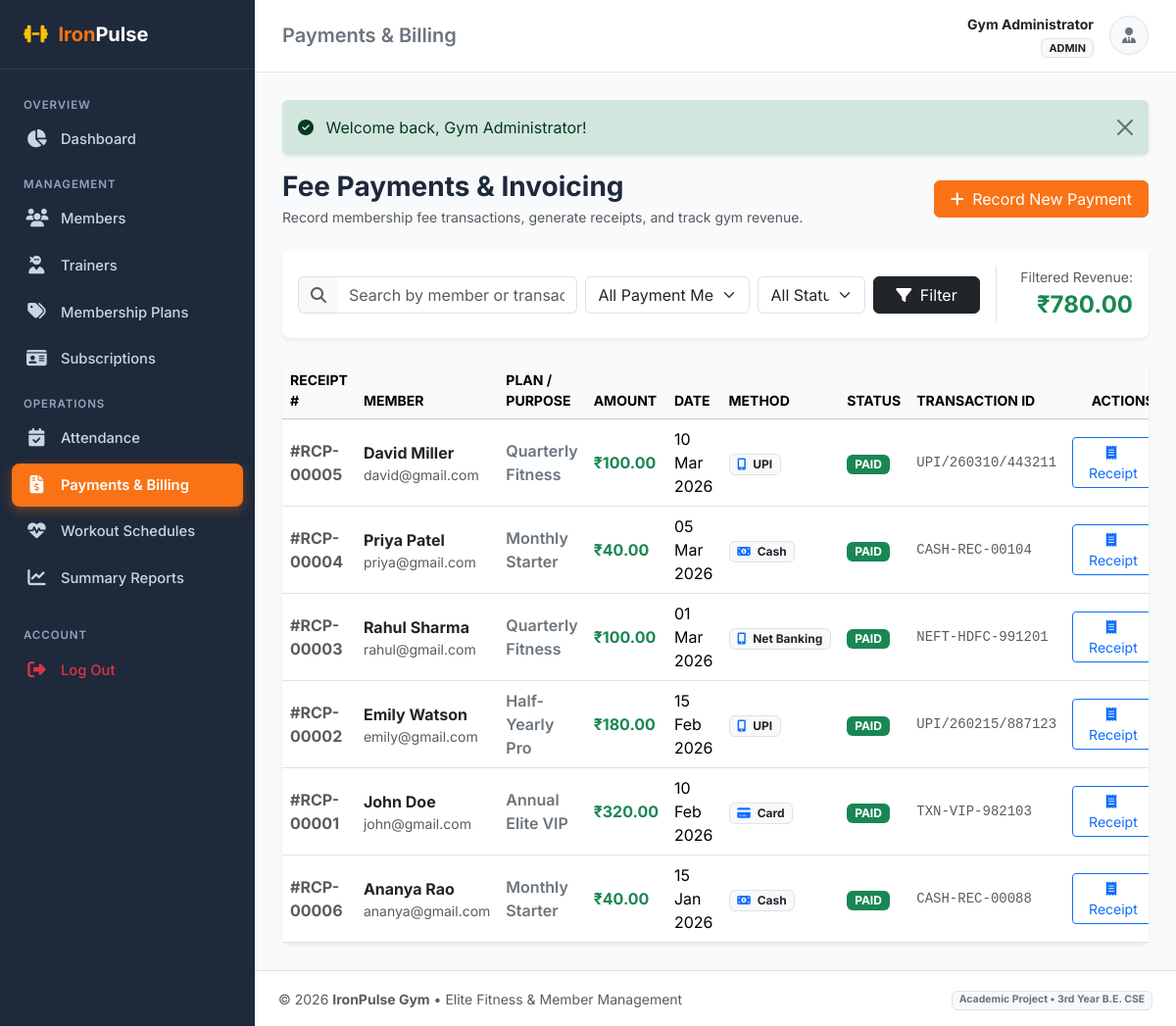
/admin/payments.php (signed in), run on the app's committed database.
### tables this page shows
CREATE TABLE `payments` (
    `id` INT AUTO_INCREMENT PRIMARY KEY,
    `member_id` INT NOT NULL,
    `membership_id` INT DEFAULT NULL,
    `amount` DECIMAL(10,2) NOT NULL,
    `payment_date` DATE NOT NULL,
    `payment_method` ENUM('Cash', 'Card', 'UPI', 'Net Banking') NOT NULL DEFAULT 'Cash',
    `payment_status` ENUM('Paid', 'Pending', 'Failed') NOT NULL DEFAULT 'Paid',
    `transaction_id` VARCHAR(100) DEFAULT NULL,
    `notes` TEXT DEFAULT NULL,
    `created_at` TIMESTAMP DEFAULT CURRENT_TIMESTAMP,
    CONSTRAINT `fk_payments_member` FOREIGN KEY (`member_id`) 
        REFERENCES `members` (`id`) ON DELETE CASCADE ON UPDATE CASCADE,
    CONSTRAINT `fk_payments_membership` FOREIGN KEY (`membership_id`) 
        REFERENCES `memberships` (`id`) ON DELETE SET NULL ON UPDATE CASCADE
);

CREATE TABLE `users` (
    `id` INT AUTO_INCREMENT PRIMARY KEY,
    `name` VARCHAR(100) NOT NULL,
    `email` VARCHAR(120) NOT NULL UNIQUE,
    `password` VARCHAR(255) NOT NULL,
    `role` ENUM('admin', 'trainer', 'member') NOT NULL DEFAULT 'member',
    `phone` VARCHAR(20) DEFAULT NULL,
    `status` ENUM('active', 'inactive') NOT NULL DEFAULT 'active',
    `created_at` TIMESTAMP DEFAULT CURRENT_TIMESTAMP,
    `updated_at` TIMESTAMP DEFAULT CURRENT_TIMESTAMP ON UPDATE CURRENT_TIMESTAMP
);

CREATE TABLE `membership_plans` (
    `id` INT AUTO_INCREMENT PRIMARY KEY,
    `plan_name` VARCHAR(100) NOT NULL,
    `duration_days` INT NOT NULL COMMENT 'Duration in number of days',
    `price` DECIMAL(10,2) NOT NULL,
    `description` TEXT DEFAULT NULL,
    `status` ENUM('active', 'inactive') NOT NULL DEFAULT 'active',
    `created_at` TIMESTAMP DEFAULT CURRENT_TIMESTAMP
);

### admin/payments.php (the view, shortened to what this page needs)
<?php
require_once __DIR__ . '/../includes/functions.php';
$pdo = get_db_connection();
$search = trim($_GET['search'] ?? '');
$methodFilter = trim($_GET['method'] ?? 'all');
$statusFilter = trim($_GET['status'] ?? 'all');
$sql = "
    SELECT p.*, u.name AS member_name, u.email AS member_email, u.phone AS member_phone,
           mp.plan_name
    FROM payments p
    JOIN members m ON p.member_id = m.id
    JOIN users u ON m.user_id = u.id
    LEFT JOIN memberships ms ON p.membership_id = ms.id
    LEFT JOIN membership_plans mp ON ms.plan_id = mp.id
    WHERE 1=1
";
$params = [];
$sql .= " ORDER BY p.payment_date DESC, p.id DESC";
$stmt = $pdo->prepare($sql);
$stmt->execute($params);
$payments = $stmt->fetchAll();
$totalRevenue = 0;
foreach ($payments as $pay) {
    if ($pay['payment_status'] === 'Paid') {
        $totalRevenue += (float)$pay['amount'];
    }
}
include __DIR__ . '/../includes/header.php';
?>
<div class="d-flex flex-column flex-md-row justify-content-between align-items-md-center mb-4 gap-3">
    <div>
        <h3 class="fw-bold mb-1">Fee Payments & Invoicing</h3>
        <p class="text-muted small mb-0">Record membership fee transactions, generate receipts, and track gym revenue.</p>
    </div>
    <div class="d-flex gap-2">
        <a href="<?= BASE_URL ?>/admin/payment_add.php" class="btn btn-primary px-3">
            <i class="fa-solid fa-plus me-1"></i> Record New Payment
        </a>
    </div>
</div>
<div class="card border-0 shadow-sm rounded-3 mb-4 bg-white">
    <div class="card-body p-3 d-flex flex-column flex-md-row justify-content-between align-items-center gap-3">
        <form method="GET" action="payments.php" class="row g-2 align-items-center flex-grow-1 w-100">
            <div class="col-md-5">
                <div class="input-group">
                    <span class="input-group-text bg-light border-end-0 text-muted"><i class="fa-solid fa-search"></i></span>
                    <input type="text" name="search" class="form-control border-start-0" placeholder="Search by member or transaction ID..." value="<?= htmlspecialchars($search) ?>">
                </div>
            </div>
            <div class="col-md-3">
                <select name="method" class="form-select">
                    <option value="all" <?= $methodFilter === 'all' ? 'selected' : '' ?>>All Payment Methods</option>
                </select>
            </div>
            <div class="col-md-2">
                <select name="status" class="form-select">
                    <option value="all" <?= $statusFilter === 'all' ? 'selected' : '' ?>>All Statuses</option>
                </select>
            </div>
            <div class="col-md-2 d-flex gap-2">
                <button type="submit" class="btn btn-dark w-100"><i class="fa-solid fa-filter me-1"></i> Filter</button>
            </div>
        </form>
        <div class="text-md-end border-start ps-md-4 flex-shrink-0">
            <span class="small text-muted d-block">Filtered Revenue:</span>
            <span class="fs-4 fw-bold text-success"><?= format_currency($totalRevenue) ?></span>
        </div>
    </div>
</div>
<div class="card border-0 shadow-sm rounded-3">
    <div class="card-body p-0">
        <div class="table-responsive">
            <table class="table table-hover align-middle mb-0">
                <thead class="table-light small text-uppercase">
                    <tr>
                        <th>Receipt #</th>
                        <th>Member</th>
                        <th>Plan / Purpose</th>
                        <th>Amount</th>
                        <th>Date</th>
                        <th>Method</th>
                        <th>Status</th>
                        <th>Transaction ID</th>
                        <th class="text-end">Actions</th>
                    </tr>
                </thead>
                <tbody>
                    <?php if (!empty($payments)): ?>
                        <?php foreach ($payments as $p): ?>
                            <tr>
                                <td class="fw-bold text-muted">#RCP-<?= str_pad($p['id'], 5, '0', STR_PAD_LEFT) ?></td>
                                <td>
                                    <a href="<?= BASE_URL ?>/admin/member_view.php?id=<?= $p['member_id'] ?>" class="text-decoration-none fw-bold text-dark">
                                        <?= htmlspecialchars($p['member_name']) ?>
                                    </a>
                                    <div class="small text-muted"><?= htmlspecialchars($p['member_email']) ?></div>
                                </td>
                                <td>
                                    <span class="fw-semibold text-secondary"><?= htmlspecialchars($p['plan_name'] ?? 'Gym Fee') ?></span>
                                </td>
                                <td class="fw-bold text-success fs-6">
                                    <?= format_currency($p['amount']) ?>
                                </td>
                                <td><?= format_date($p['payment_date']) ?></td>
                                <td>
                                    <span class="badge bg-light text-dark border">
                                        <i class="fa-solid <?= $p['payment_method'] === 'Cash' ? 'fa-money-bill-1' : ($p['payment_method'] === 'Card' ? 'fa-credit-card' : 'fa-mobile-screen-button') ?> me-1 text-primary"></i>
                                        <?= htmlspecialchars($p['payment_method']) ?>
                                    </span>
                                </td>
                                <td><?= get_status_badge($p['payment_status']) ?></td>
                                <td class="small font-monospace text-muted"><?= htmlspecialchars($p['transaction_id'] ?? 'N/A') ?></td>
                                <td class="text-end">
                                    <a href="<?= BASE_URL ?>/admin/payment_receipt.php?id=<?= $p['id'] ?>" target="_blank" class="btn btn-sm btn-outline-primary py-1 px-3" title="View & Print Official Receipt">
                                        <i class="fa-solid fa-receipt me-1"></i> Receipt
                                    </a>
                                </td>
                            </tr>
                        <?php endforeach; ?>
                    <?php endif; ?>
                </tbody>
            </table>
        </div>
    </div>
</div>
<?php include __DIR__ . '/../includes/footer.php'; ?>

### includes/functions.php (shortened to what this page needs)
<?php
function format_date($dateStr, $format = 'd M Y') {
    $timestamp = strtotime($dateStr);
    return $timestamp ? date($format, $timestamp) : 'N/A';
}
function format_currency($amount) {
  return '₹' . number_format($amount, 2);;
}
function get_status_badge($status) {
    $statusLower = strtolower(trim((string)$status));
    $badgeClass = 'bg-secondary';
    switch ($statusLower) {
        case 'active':
        case 'paid':
        case 'present':
            $badgeClass = 'bg-success';
            break;
    }
    return '<span class="badge ' . $badgeClass . ' text-uppercase px-2 py-1">' . htmlspecialchars(ucfirst($status)) . '</span>';
}

### assets/css/custom.css (style rules this page uses)
:root { --primary-color: #f97316; --primary-hover: #ea580c; --dark-bg: #0f172a; --sidebar-bg: #1e293b; --sidebar-hover: #334155; --body-bg: #f8fafc; --card-border: #e2e8f0; --text-main: #1e293b; --text-muted: #64748b; }
body { background-color: var(--body-bg); color: var(--text-main); font-family: 'Inter', -apple-system, BlinkMacSystemFont, "Segoe UI", Roboto, sans-serif; min-height: 100vh; display: flex; flex-direction: column; }
.btn-primary { background-color: var(--primary-color); border-color: var(--primary-color); }

### data on the page
payments: id "00005", users.name "David Miller", users.email "david@gmail.com", membership_plans.plan_name "Quarterly Fitness", amount "₹100.00", payment_date "10 Mar 2026", payment_method "UPI", payment_status "PAID", transaction "UPI/260310/443211"
payments: id "00004", users.name "Priya Patel", users.email "priya@gmail.com", membership_plans.plan_name "Monthly Starter", amount "₹40.00", payment_date "05 Mar 2026", payment_method "Cash", payment_status "PAID", transaction "CASH-REC-00104"
payments: id "00003", users.name "Rahul Sharma", users.email "rahul@gmail.com", membership_plans.plan_name "Quarterly Fitness", amount "₹100.00", payment_date "01 Mar 2026", payment_method "Net Banking", payment_status "PAID", transaction "NEFT-HDFC-991201"
payments: id "00002", users.name "Emily Watson", users.email "emily@gmail.com", membership_plans.plan_name "Half-Yearly Pro", amount "₹180.00", payment_date "15 Feb 2026", payment_method "UPI", payment_status "PAID", transaction "UPI/260215/887123"
payments: id "00001", users.name "John Doe", users.email "john@gmail.com", membership_plans.plan_name "Annual Elite VIP", amount "₹320.00", payment_date "10 Feb 2026", payment_method "Card", payment_status "PAID", transaction "TXN-VIP-982103"
payments: id "00006", users.name "Ananya Rao", users.email "ananya@gmail.com", membership_plans.plan_name "Monthly Starter", amount "₹40.00", payment_date "15 Jan 2026", payment_method "Cash", payment_status "PAID", transaction "CASH-REC-00088"

### other printed values
$pageTitle "Payments & Billing"
$currentUser['name'] "Gym Administrator"
$currentUser['role'] "ADMIN"
$flash['text'] "Welcome back, Gym Administrator!"
format_currency($totalRevenue) "₹780.00"
APP_NAME "IronPulse Gym"
APP_TAGLINE "Elite Fitness & Member Management"
